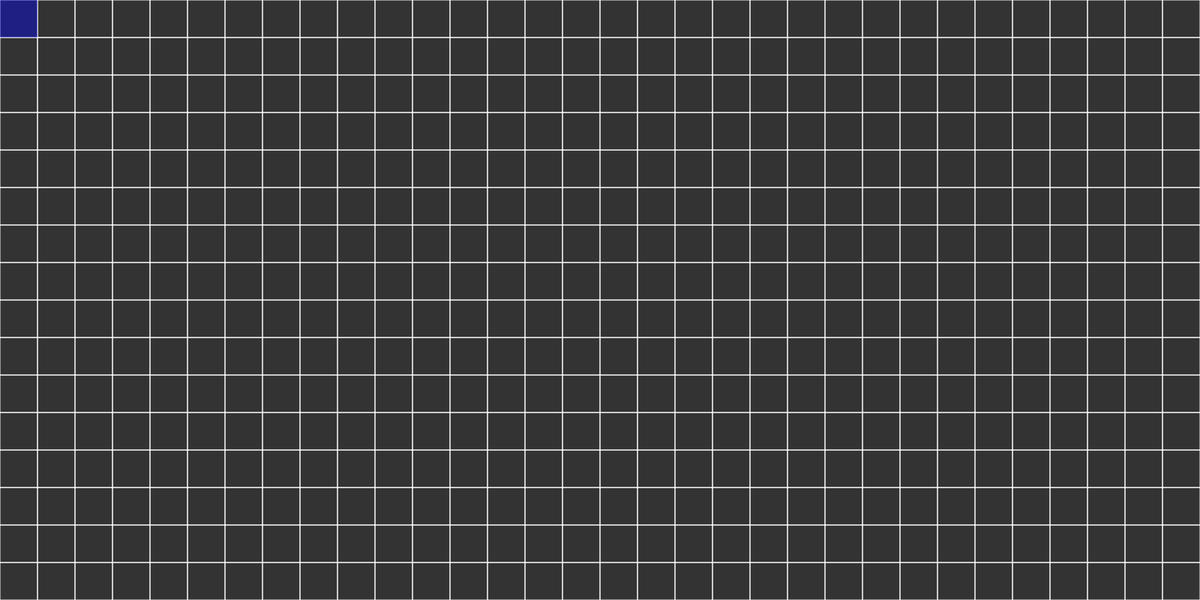
Frame 1 (no input)
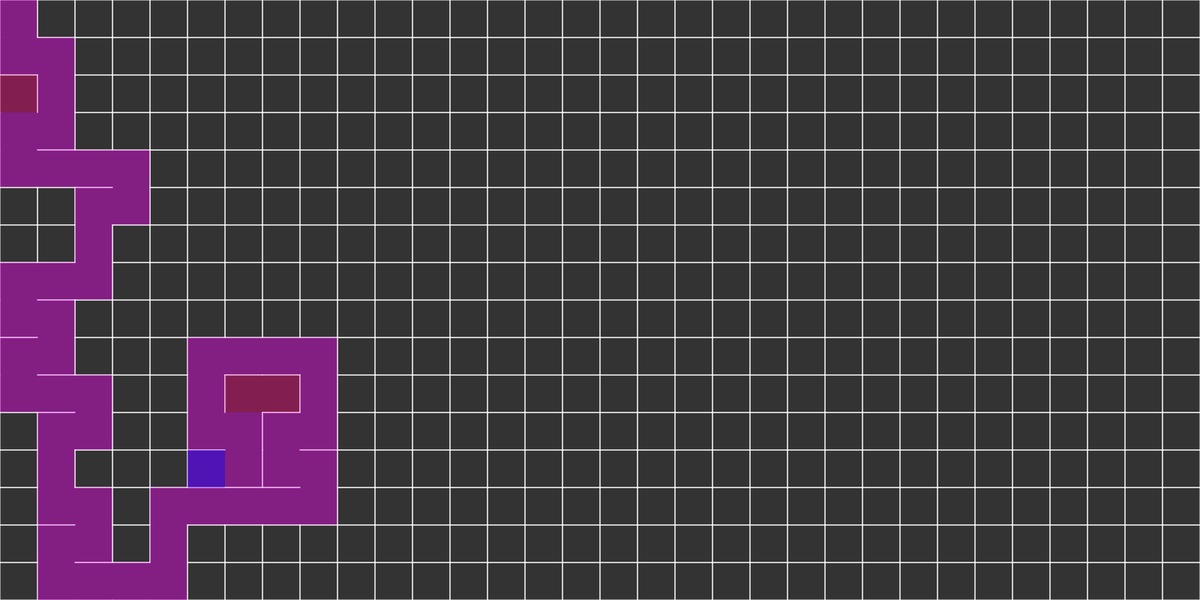
Frame 60 (no input)
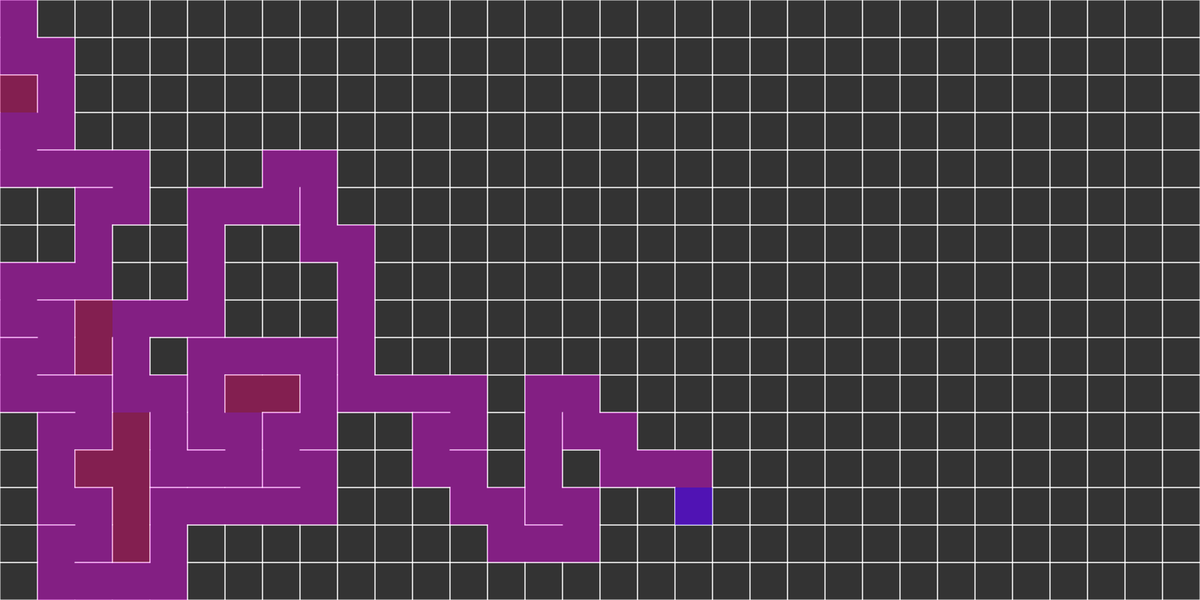
Frame 120 (the mouse pressed at the canvas centre since frame 60)

The p5.js sketch that drew these frames (run headless with seeded random() and noise() and a simulated clock; from frame 60 on, the mouse is pressed at the canvas centre):

// p5.js sketch
// ── sketch.js
var cols, rows;
const w = 50;
const skip_steps = 1;

var grid = [];
var gen_current = null;
var gen_stack = [];

var completedMaze = false;
var completedSolve = false;

var start_node = null;
var end_node = null;
var open_list = [];
var closed_list = [];
var path = [];

function setup() {
  createCanvas(1600, 800);
  cols = floor(width/w);
  rows = floor(height/w);

  for (var   j = 0; j < rows; j++) {
    for (var i = 0; i < cols; i++) {
      var cell = new Cell(i, j);
      grid.push(cell);
    }
  }

  gen_current = grid[0];

  console.time('complete');
}

function draw() {
  background(51);

  for (var i = 0; i < grid.length; i++) {
    grid[i].show();
  }

  if (!completedMaze) {
    for(var z = 0; z < skip_steps; z++) {
      gen_current.visited = true;
      gen_current.highlight();
      // STEP 1
      var next = gen_current.checkNeighbors();
      if (next) {
        next.visited = true;

        // STEP 2
        gen_stack.push(gen_current);

        // STEP 3
        removeWalls(gen_current, next);

        // STEP 4
        gen_current = next;
      } else if (gen_stack.length > 0) {
        gen_current.revisited = true;
        gen_current = gen_stack.pop();
      } else if (gen_stack.length == 0) {
        completedMaze = true;
      }
    }
  } else if(!completedSolve) {
    if(start_node == null) {
      start_node = grid[0];
      start_node.g = start_node.h = start_node.f = 0
      end_node = grid[grid.length - 1];
      end_node.g = end_node.h = end_node.f = 0
      open_list.push(start_node);
      return;
    }

    for(var z = 0; z < skip_steps; z++) {
      if(open_list.length > 0) {
        current_node = open_list[0];
        current_node.highlight();
        current_index = 0;
        for(var i = 0; i < open_list.length; i++) {
          if(open_list[i].f < current_node.f) {
            current_node = open_list[i];
            current_index = i;
          }
        }

        open_list.splice(current_index, 1);
        closed_list.push(current_node);

        if(current_node.isTheSame(end_node)) {
          path = [];
          current = current_node;
          while(current != null) {
            path.push(current);
            current = current.parent;
          }

          open_list = [];
          return;
        }

        var skip_loop;
        children = current_node.getNeighbors();

        for(var i = 0; i < children.length; i++) {

          for(var j = 0; j < closed_list.length; j++) {
            if(children[i].isTheSame(closed_list[j])) {
              skip_loop = true;
            }
          }

          if(skip_loop == true) {
            skip_loop = false;
            continue;
          }

          children[i].parent = current_node;

          children[i].g = current_node.g + 1;
          children[i].h = ((children[i].i - end_node.i) ** 2) + ((children[i].j - end_node.j) ** 2);
          children[i].f = children[i].g + children[i].h;

          for(var j = 0; j < open_list.length; j++) {
            if(children[i].isTheSame(open_list[j]) && children[i].g > open_list[j].g) {
              skip_loop = true;
            }
          }

          if(skip_loop == true) {
            skip_loop = false;
            continue;
          }

          console.log(z);

          open_list.push(children[i]);
        }
      } else {
        completedSolve = true;
        break;
      }
    }
    for(var i = 0; i < closed_list.length; i++) {
      closed_list[i].highlightClosed();
    }
    current_check = current_node;
    while(current_check != null) {
      current_check.highlightPath();
      current_check = current_check.parent;
    }
  } else {
    for(var i = 0; i < closed_list.length; i++) {
      closed_list[i].highlightClosed();
    }
    for(var i = 0; i < path.length; i++) {
      path[i].highlightPath();
    }
    noLoop();
    console.timeEnd('complete');
    console.log('rows: ', rows);
    console.log('cols: ', cols)
  }
}

function index(i, j) {
  if (i < 0 || j < 0 || i > cols-1 || j > rows-1) {
    return -1;
  }
  return i + j * cols;
}


function removeWalls(a, b) {
  var x = a.i - b.i;
  if (x === 1) {
    a.walls[3] = false;
    b.walls[1] = false;
  } else if (x === -1) {
    a.walls[1] = false;
    b.walls[3] = false;
  }
  var y = a.j - b.j;
  if (y === 1) {
    a.walls[0] = false;
    b.walls[2] = false;
  } else if (y === -1) {
    a.walls[2] = false;
    b.walls[0] = false;
  }
}

// ── cell.js
function Cell(i, j) {
  this.i = i;
  this.j = j;
  this.walls = [true, true, true, true];
  this.visited = false;
  this.revisited = false;

  self.parent = parent
  self.g = 0
  self.h = 0
  self.f = 0

  this.checkNeighbors = function() {
    var neighbors = [];

    var top    = grid[index(i, j -1)];
    var right  = grid[index(i+1, j)];
    var bottom = grid[index(i, j+1)];
    var left   = grid[index(i-1, j)];

    if (top && !top.visited) {
      neighbors.push(top);
    }
    if (right && !right.visited) {
      neighbors.push(right);
    }
    if (bottom && !bottom.visited) {
      neighbors.push(bottom);
    }
    if (left && !left.visited) {
      neighbors.push(left);
    }

    if (neighbors.length > 0) {
      var r = floor(random(0, neighbors.length));
      return neighbors[r];
    } else {
      return undefined;
    }
  }

  this.getNeighbors = function() {
    var neighbors = [];

    var top    = grid[index(i, j -1)];
    var right  = grid[index(i+1, j)];
    var bottom = grid[index(i, j+1)];
    var left   = grid[index(i-1, j)];

    if (top && !this.walls[0]) {
      neighbors.push(top);
    }
    if (right && !this.walls[1]) {
      neighbors.push(right);
    }
    if (bottom && !this.walls[2]) {
      neighbors.push(bottom);
    }
    if (left && !this.walls[3]) {
      neighbors.push(left);
    }

    return neighbors;
  }

  this.highlight = function() {
    var x = this.i*w;
    var y = this.j*w;
    noStroke();
    fill(0, 0, 255, 100);
    rect(x, y, w, w);
  }

  this.highlightPath = function() {
    var x = this.i*w;
    var y = this.j*w;
    stroke(255);
    if (this.walls[0]) {
      line(x    , y    , x + w, y);
    }
    if (this.walls[1]) {
      line(x + w, y    , x + w, y + w);
    }
    if (this.walls[2]) {
      line(x + w, y + w, x    , y + w);
    }
    if (this.walls[3]) {
      line(x    , y + w, x    , y);
    }
    noStroke();
    fill(102, 255, 0, 100);
    rect(x, y, w, w);
  }

  this.highlightClosed = function() {
    var x = this.i*w;
    var y = this.j*w;
    stroke(255);
    if (this.walls[0]) {
      line(x    , y    , x + w, y);
    }
    if (this.walls[1]) {
      line(x + w, y    , x + w, y + w);
    }
    if (this.walls[2]) {
      line(x + w, y + w, x    , y + w);
    }
    if (this.walls[3]) {
      line(x    , y + w, x    , y);
    }
    noStroke();
    fill(204, 255, 51, 80);
    rect(x, y, w, w);
  }

  this.isTheSame = function(other) {
    return other.i == this.i && other.j == this.j
  }

  this.show = function() {
    var x = this.i*w;
    var y = this.j*w;
    stroke(255);
    if (this.walls[0]) {
      line(x    , y    , x + w, y);
    }
    if (this.walls[1]) {
      line(x + w, y    , x + w, y + w);
    }
    if (this.walls[2]) {
      line(x + w, y + w, x    , y + w);
    }
    if (this.walls[3]) {
      line(x    , y + w, x    , y);
    }

    if (this.revisited) {
      noStroke();
      fill(255, 0, 126, 100);
      rect(x, y, w, w);
    } else if (this.visited) {
      noStroke();
      fill(255, 0, 255, 100);
      rect(x, y, w, w);
    }
  }
}
